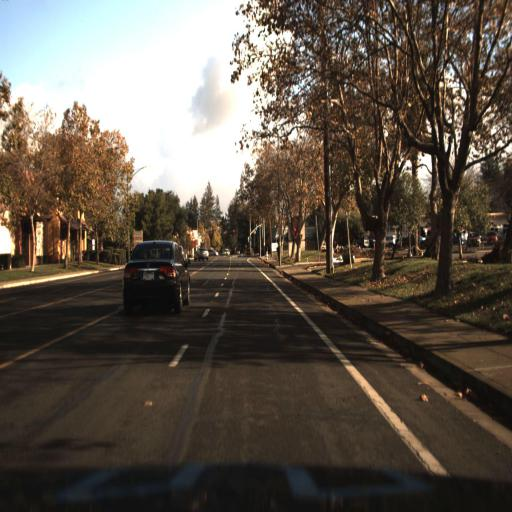
#> input picture zadatci1/kamera2_1.jpg, 512 x 512 px
$ python opencv-zad5.py
#> lines starting #> are read from the running program, lines starting #| are printed output that depends on the picture; after the words box and inside, x2 and y2 are one past the last pixel; in counts of white or black regions, pixels touching at a corner belong together
'''
Pomoću OpenCV-a učitajte sliku koja je snimljena s kamere automobila pod nazivom
“kamera2.jpg”. Izvršite binarizaciju slike gdje će prag binarizacije imati vrijednost aritmetičke
sredine svih piksela slike
'''

import cv2

img_gray = cv2.imread('kamera2_1.jpg', 0)
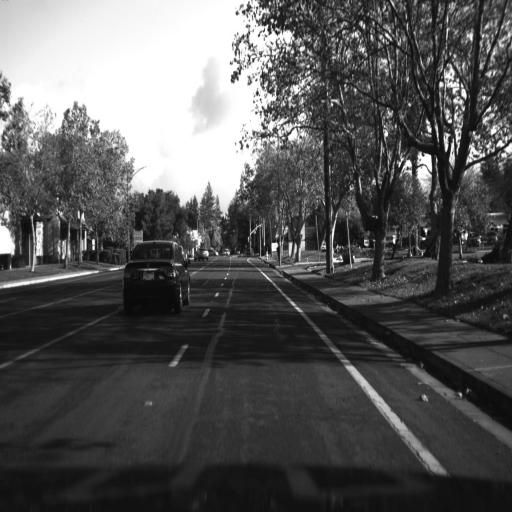
#> img_gray: shape (512, 512); min 0, max 255, mean 87.5

ret, thresh = cv2.threshold(img_gray, img_gray.mean(), img_gray.max(), cv2.THRESH_BINARY)
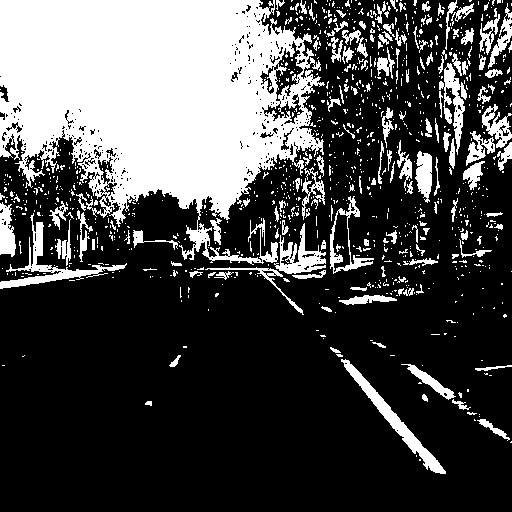
#> thresh: shape (512, 512); 28.8% white; 1004 white regions (853 under 20 px), largest, box (x1, y1, x2, y2) and area: (0, 0, 325, 265) 53373, (0, 213, 127, 289) 1513, (341, 359, 446, 474) 1513
#> ret = 87

cv2.imshow('Binary', thresh)

cv2.waitKey(0)
cv2.destroyAllWindows()

$ run again, with zadatci1/kamera1.jpg copied over zadatci1/kamera2_1.jpg
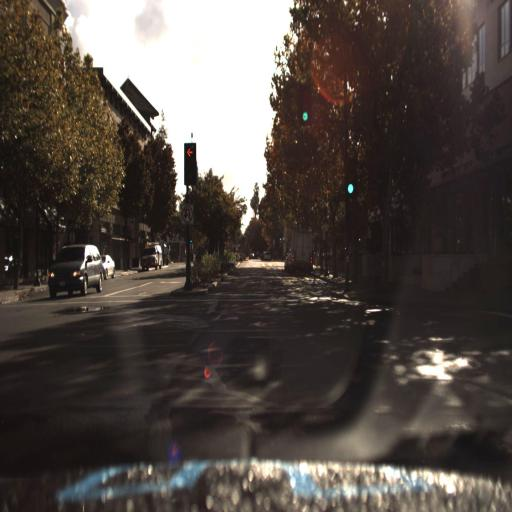
#> input picture zadatci1/kamera1.jpg, 512 x 512 px
#> `img_gray = cv2.imread('kamera2_1.jpg', 0)`:
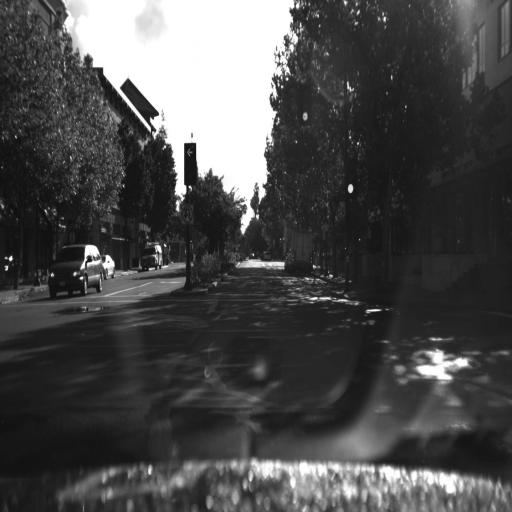
#> img_gray: shape (512, 512); min 0, max 255, mean 75.4
#> `ret, thresh = cv2.threshold(img_gray, img_gray.mean(), img_gray.max(),..`:
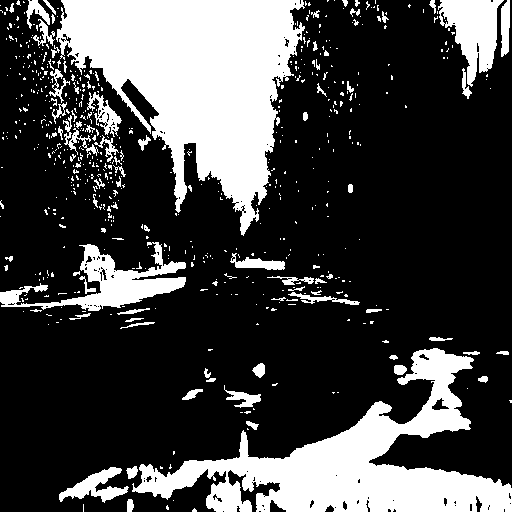
#> thresh: shape (512, 512); 26.5% white; 615 white regions (536 under 20 px), largest, box (x1, y1, x2, y2) and area: (56, 0, 305, 236) 30787, (132, 348, 512, 512) 21496, (0, 242, 186, 311) 4234
#> ret = 75
